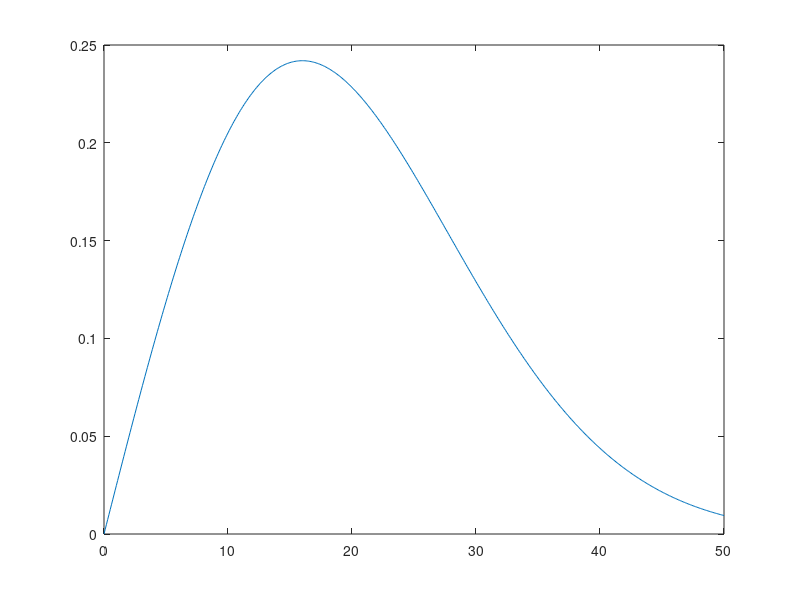

The MATLAB source for this figure:
x = [0:0.0001:4];
y = (1./x) .* (1 - erf(1./sqrt(x)));
%plot(x,y);

h_mean = 16;
increment = 0.1;
max_std_dev = 25;
std_dev = [0:increment:max_std_dev];
%error_rate = zeros(max_std_dev/increment);

max_diff = 50;
difficulty = [0: increment: max_diff];
k = length(difficulty);
error_rate = zeros(k,1);
learning_rate = zeros(k,1);
for diff_i = 1:k
    %error_rate(diff_i,:) = normcdf([-inf, 0], h_mean, std_dev[diff_i]));
    gaussian_curve  = (normcdf([-inf, 0], difficulty(diff_i), h_mean));
    
    %disp(difficulty(diff_i));
    error_rate(diff_i,:) = gaussian_curve(2);
    pdf_curve  = (normpdf([-inf, 0], difficulty(diff_i), h_mean));
    learning_rate(diff_i,:) = pdf_curve(2) * difficulty(diff_i);
    %disp(error_rate(diff_i,:));
end

% Fig 1B
%f1 = figure;
%plot(difficulty, error_rate);
%disp(error_rate);
f2 = figure;
%plot(difficulty, learning_rate);
% length(error_rate)
% length(difficulty)
% difficulty1 = [0: increment: max_diff - increment];
% dERdB = -diff(error_rate)./diff(difficulty);
% length(dERdB)
% length(difficulty)
% dER = gradient(error_rate, learning_rate);
%disp(dERdB);
%disp(dER);

plot(difficulty, learning_rate);
%f3 = figure;
%plot(difficulty, error_rate.*difficulty);
%plot(error_rate, learning_rate);
%disp(learning_rate);
%disp(error_rate)
%[max, i] = max(learning_rate);
%best_error = error_rate(i);
%disp(best_error);


